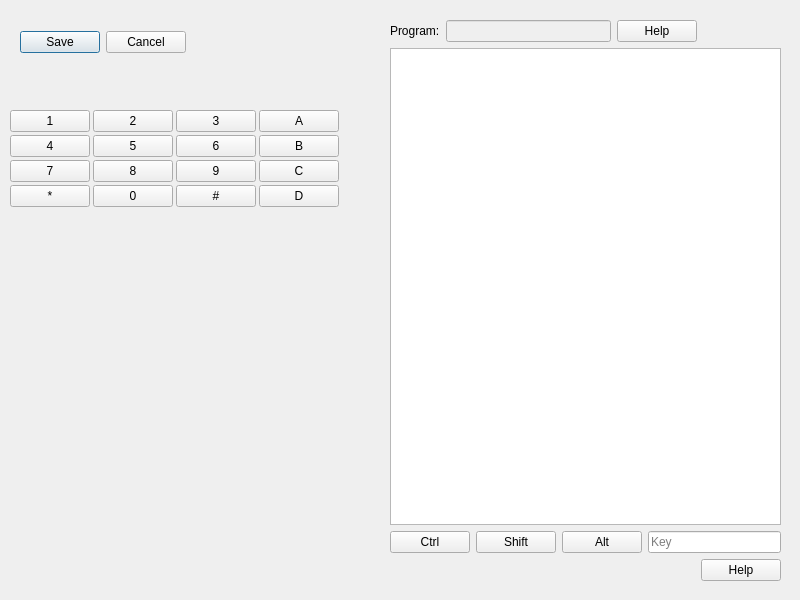
<?xml version="1.0" encoding="UTF-8"?>
<ui version="4.0">
 <class>Configurator</class>
 <widget class="QWidget" name="Configurator">
  <property name="windowModality">
   <enum>Qt::ApplicationModal</enum>
  </property>
  <property name="geometry">
   <rect>
    <x>0</x>
    <y>0</y>
    <width>800</width>
    <height>600</height>
   </rect>
  </property>
  <property name="contextMenuPolicy">
   <enum>Qt::DefaultContextMenu</enum>
  </property>
  <property name="windowTitle">
   <string>Configuration</string>
  </property>
  <property name="autoFillBackground">
   <bool>false</bool>
  </property>
  <widget class="QDialogButtonBox" name="buttonBox">
   <property name="enabled">
    <bool>true</bool>
   </property>
   <property name="geometry">
    <rect>
     <x>20</x>
     <y>30</y>
     <width>166</width>
     <height>25</height>
    </rect>
   </property>
   <property name="minimumSize">
    <size>
     <width>166</width>
     <height>0</height>
    </size>
   </property>
   <property name="standardButtons">
    <set>QDialogButtonBox::Cancel|QDialogButtonBox::Save</set>
   </property>
   <property name="centerButtons">
    <bool>false</bool>
   </property>
  </widget>
  <widget class="QWidget" name="layoutWidget">
   <property name="geometry">
    <rect>
     <x>0</x>
     <y>110</y>
     <width>391</width>
     <height>231</height>
    </rect>
   </property>
   <layout class="QVBoxLayout" name="verticalLayout_KeyPad">
    <property name="spacing">
     <number>3</number>
    </property>
    <property name="sizeConstraint">
     <enum>QLayout::SetFixedSize</enum>
    </property>
    <property name="leftMargin">
     <number>10</number>
    </property>
    <property name="rightMargin">
     <number>10</number>
    </property>
    <item>
     <layout class="QHBoxLayout" name="horizontalLayout_2">
      <property name="sizeConstraint">
       <enum>QLayout::SetFixedSize</enum>
      </property>
      <item>
       <widget class="QPushButton" name="pushButton_1">
        <property name="text">
         <string>1</string>
        </property>
       </widget>
      </item>
      <item>
       <widget class="QPushButton" name="pushButton_2">
        <property name="text">
         <string>2</string>
        </property>
       </widget>
      </item>
      <item>
       <widget class="QPushButton" name="pushButton_3">
        <property name="text">
         <string>3</string>
        </property>
       </widget>
      </item>
      <item>
       <widget class="QPushButton" name="pushButton_A">
        <property name="text">
         <string>A</string>
        </property>
       </widget>
      </item>
     </layout>
    </item>
    <item>
     <layout class="QHBoxLayout" name="horizontalLayout_3">
      <property name="sizeConstraint">
       <enum>QLayout::SetFixedSize</enum>
      </property>
      <item>
       <widget class="QPushButton" name="pushButton_4">
        <property name="text">
         <string>4</string>
        </property>
       </widget>
      </item>
      <item>
       <widget class="QPushButton" name="pushButton_5">
        <property name="text">
         <string>5</string>
        </property>
       </widget>
      </item>
      <item>
       <widget class="QPushButton" name="pushButton_6">
        <property name="text">
         <string>6</string>
        </property>
       </widget>
      </item>
      <item>
       <widget class="QPushButton" name="pushButton_B">
        <property name="text">
         <string>B</string>
        </property>
       </widget>
      </item>
     </layout>
    </item>
    <item>
     <layout class="QHBoxLayout" name="horizontalLayout_4">
      <property name="sizeConstraint">
       <enum>QLayout::SetFixedSize</enum>
      </property>
      <item>
       <widget class="QPushButton" name="pushButton_7">
        <property name="text">
         <string>7</string>
        </property>
       </widget>
      </item>
      <item>
       <widget class="QPushButton" name="pushButton_8">
        <property name="text">
         <string>8</string>
        </property>
       </widget>
      </item>
      <item>
       <widget class="QPushButton" name="pushButton_9">
        <property name="text">
         <string>9</string>
        </property>
       </widget>
      </item>
      <item>
       <widget class="QPushButton" name="pushButton_C">
        <property name="text">
         <string>C</string>
        </property>
       </widget>
      </item>
     </layout>
    </item>
    <item>
     <layout class="QHBoxLayout" name="horizontalLayout_5">
      <property name="sizeConstraint">
       <enum>QLayout::SetFixedSize</enum>
      </property>
      <item>
       <widget class="QPushButton" name="pushButton_star">
        <property name="text">
         <string>*</string>
        </property>
       </widget>
      </item>
      <item>
       <widget class="QPushButton" name="pushButton_0">
        <property name="text">
         <string>0</string>
        </property>
       </widget>
      </item>
      <item>
       <widget class="QPushButton" name="pushButton_hashtag">
        <property name="text">
         <string>#</string>
        </property>
       </widget>
      </item>
      <item>
       <widget class="QPushButton" name="pushButton_D">
        <property name="text">
         <string>D</string>
        </property>
       </widget>
      </item>
     </layout>
    </item>
   </layout>
  </widget>
  <widget class="QWidget" name="layoutWidget">
   <property name="geometry">
    <rect>
     <x>390</x>
     <y>10</y>
     <width>401</width>
     <height>581</height>
    </rect>
   </property>
   <layout class="QVBoxLayout" name="verticalLayout_3">
    <property name="leftMargin">
     <number>0</number>
    </property>
    <property name="topMargin">
     <number>10</number>
    </property>
    <property name="rightMargin">
     <number>10</number>
    </property>
    <property name="bottomMargin">
     <number>10</number>
    </property>
    <item>
     <layout class="QHBoxLayout" name="horizontalLayout">
      <item>
       <widget class="QLabel" name="label">
        <property name="text">
         <string>Program:</string>
        </property>
       </widget>
      </item>
      <item>
       <widget class="QLineEdit" name="lineEditProgram">
        <property name="enabled">
         <bool>false</bool>
        </property>
        <property name="alignment">
         <set>Qt::AlignCenter</set>
        </property>
       </widget>
      </item>
      <item>
       <widget class="QDialogButtonBox" name="buttonBoxProgrammHelp">
        <property name="layoutDirection">
         <enum>Qt::RightToLeft</enum>
        </property>
        <property name="standardButtons">
         <set>QDialogButtonBox::Help</set>
        </property>
       </widget>
      </item>
     </layout>
    </item>
    <item>
     <layout class="QVBoxLayout" name="verticalLayout">
      <item>
       <layout class="QHBoxLayout" name="horizontalLayout_7">
        <item>
         <widget class="QListWidget" name="listWidgetCommand">
          <property name="editTriggers">
           <set>QAbstractItemView::DoubleClicked|QAbstractItemView::EditKeyPressed</set>
          </property>
          <property name="alternatingRowColors">
           <bool>true</bool>
          </property>
          <property name="selectionBehavior">
           <enum>QAbstractItemView::SelectItems</enum>
          </property>
         </widget>
        </item>
       </layout>
      </item>
      <item>
       <layout class="QHBoxLayout" name="horizontalLayout_6">
        <item>
         <widget class="QPushButton" name="pushButton_ctrl">
          <property name="text">
           <string>Ctrl</string>
          </property>
         </widget>
        </item>
        <item>
         <widget class="QPushButton" name="pushButton_shift">
          <property name="text">
           <string>Shift</string>
          </property>
         </widget>
        </item>
        <item>
         <widget class="QPushButton" name="pushButton_alt">
          <property name="text">
           <string>Alt</string>
          </property>
         </widget>
        </item>
        <item>
         <widget class="QLineEdit" name="lineEditKey">
          <property name="placeholderText">
           <string>Key</string>
          </property>
         </widget>
        </item>
       </layout>
      </item>
      <item>
       <widget class="QDialogButtonBox" name="buttonBoxCommandHelp">
        <property name="standardButtons">
         <set>QDialogButtonBox::Help</set>
        </property>
       </widget>
      </item>
     </layout>
    </item>
   </layout>
  </widget>
 </widget>
 <resources/>
 <connections/>
</ui>
